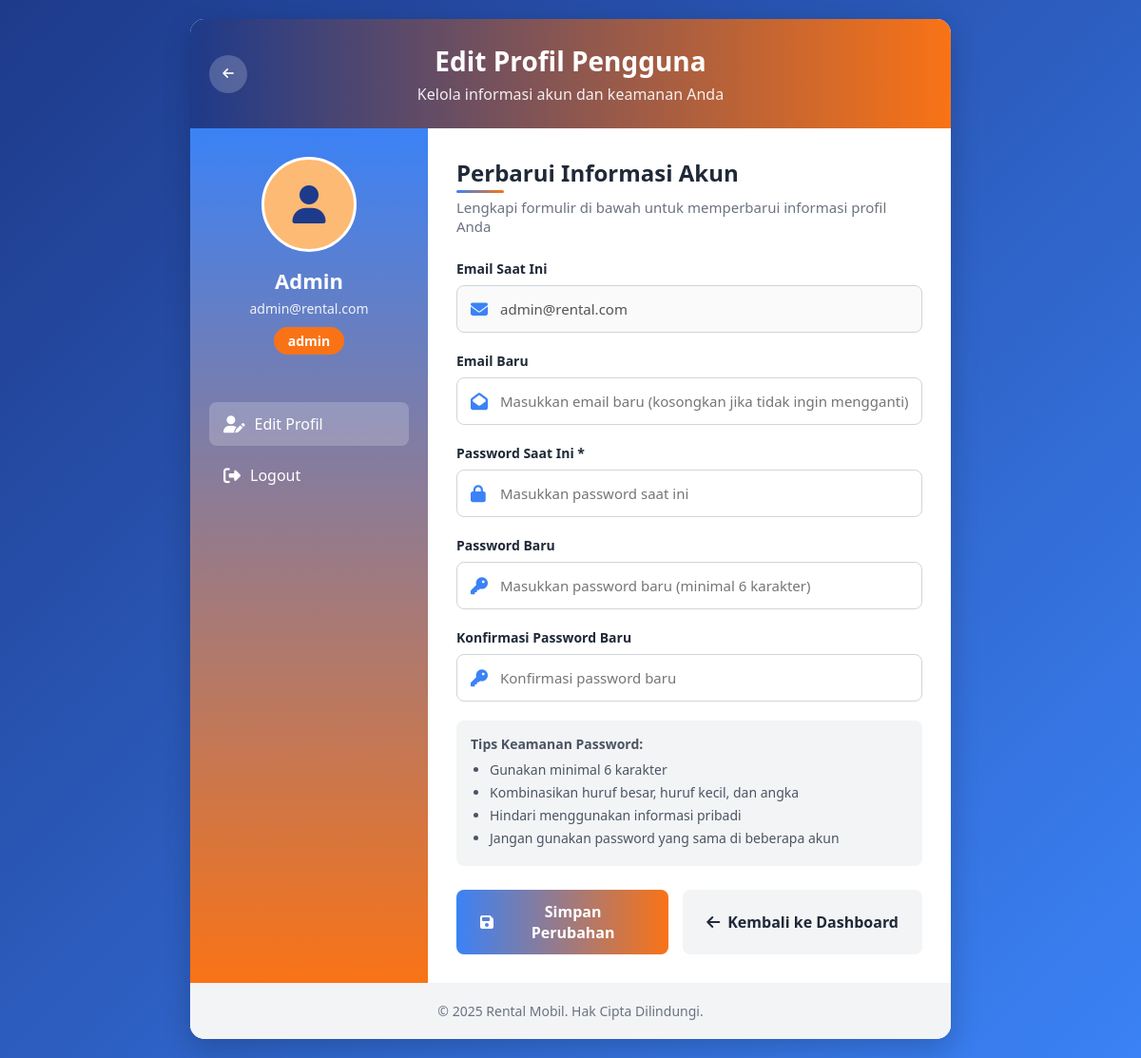
Screenshot of /profil.php (signed in) with the database file from the repository.
### tables this page shows
CREATE TABLE `users` (
  `id` int(11) NOT NULL,
  `name` varchar(100) DEFAULT NULL,
  `email` varchar(100) DEFAULT NULL,
  `password` varchar(255) DEFAULT NULL,
  `role` enum('admin','user') DEFAULT 'user'
);

### profil.php (the view, shortened to what this page needs)
<?php
$db = new Database();
$conn = $db->connect();
$user_id = $_SESSION['user']['id'];
$stmt = $conn->prepare("SELECT * FROM users WHERE id = :id");
$stmt->bindParam(':id', $user_id, PDO::PARAM_INT);
$stmt->execute();
$user = $stmt->fetch(PDO::FETCH_ASSOC);
?>
<!DOCTYPE html>
<html lang="id">
<head>
    <link rel="stylesheet" href="https://cdnjs.cloudflare.com/ajax/libs/font-awesome/6.4.0/css/all.min.css">
</head>
<body>
    <div class="container">
        <div class="header">
            <button class="back-btn" onclick="window.location.href='dashboard.php'">
                <i class="fas fa-arrow-left"></i>
            </button>
            <h1>Edit Profil Pengguna</h1>
            <p>Kelola informasi akun dan keamanan Anda</p>
        </div>
        <div class="content">
            <div class="sidebar">
                <div class="user-info">
                    <div class="user-icon">
                        <i class="fas fa-user"></i>
                    </div>
                    <h2><?= htmlspecialchars($user['name']) ?></h2>
                    <p><?= htmlspecialchars($user['email']) ?></p>
                    <span class="role-badge"><?= htmlspecialchars($user['role']) ?></span>
                </div>
                <div class="nav-links">
                    <a href="#" class="nav-link active">
                        <i class="fas fa-user-edit"></i> Edit Profil
                    <a href="logout.php" class="nav-link">
                        <i class="fas fa-sign-out-alt"></i> Logout
                    </a>
                </div>
            </div>
            <div class="form-container">
                <div class="form-header">
                    <h2>Perbarui Informasi Akun</h2>
                    <p>Lengkapi formulir di bawah untuk memperbarui informasi profil Anda</p>
                </div>
                <form method="POST">
                    <div class="form-group">
                        <label>Email Saat Ini</label>
                        <div class="input-with-icon">
                            <i class="fas fa-envelope input-icon"></i>
                            <input type="email" class="form-control" value="<?= htmlspecialchars($user['email']) ?>" disabled>
                        </div>
                    </div>
                    <div class="form-group">
                        <label>Email Baru</label>
                        <div class="input-with-icon">
                            <i class="fas fa-envelope-open input-icon"></i>
                            <input type="email" name="email_baru" class="form-control" placeholder="Masukkan email baru (kosongkan jika tidak ingin mengganti)">
                        </div>
                    </div>
                    <div class="form-group">
                        <label>Password Saat Ini *</label>
                        <div class="input-with-icon">
                            <i class="fas fa-lock input-icon"></i>
                            <input type="password" name="password_sekarang" class="form-control" placeholder="Masukkan password saat ini" required>
                        </div>
                    </div>
                    <div class="form-group">
                        <label>Password Baru</label>
                        <div class="input-with-icon">
                            <i class="fas fa-key input-icon"></i>
                            <input type="password" name="password_baru" class="form-control" placeholder="Masukkan password baru (minimal 6 karakter)">
                        </div>
                    </div>
                    <div class="form-group">
                        <label>Konfirmasi Password Baru</label>
                        <div class="input-with-icon">
                            <i class="fas fa-key input-icon"></i>
                            <input type="password" name="konfirmasi_password" class="form-control" placeholder="Konfirmasi password baru">
                        </div>
                    </div>
                    <div class="password-info">
                        <strong>Tips Keamanan Password:</strong>
                        <ul>
                            <li>Gunakan minimal 6 karakter</li>
                            <li>Kombinasikan huruf besar, huruf kecil, dan angka</li>
                            <li>Hindari menggunakan informasi pribadi</li>
                            <li>Jangan gunakan password yang sama di beberapa akun</li>
                        </ul>
                    </div>
                    <div class="btn-container">
                        <button type="submit" class="btn btn-primary">
                            <i class="fas fa-save"></i> Simpan Perubahan
                        </button>
                        <button type="button" class="btn btn-secondary" onclick="window.location.href='dashboard.php'">
                            <i class="fas fa-arrow-left"></i> Kembali ke Dashboard
                        </button>
                    </div>
                </form>
            </div>
        </div>
        <div class="footer">
            &copy; <?= date('Y') ?> Rental Mobil. Hak Cipta Dilindungi.
        </div>
    </div>
</body>
</html>

### profil.php (style rules this page uses)
* { margin: 0; padding: 0; box-sizing: border-box; font-family: 'Segoe UI', Tahoma, Geneva, Verdana, sans-serif; }
:root { --primary-blue: #1e3a8a; --secondary-blue: #3b82f6; --accent-orange: #f97316; --light-orange: #fdba74; --dark-gray: #1f2937; --light-gray: #f3f4f6; --white: #ffffff; }
body { background: linear-gradient(135deg, var(--primary-blue), var(--secondary-blue)); min-height: 100vh; display: flex; justify-content: center; align-items: center; padding: 20px; }
.container { max-width: 800px; width: 100%; background-color: var(--white); border-radius: 15px; overflow: hidden; box-shadow: 0 10px 30px rgba(0, 0, 0, 0.2); display: flex; flex-direction: column; }
.header { background: linear-gradient(90deg, var(--primary-blue), var(--accent-orange)); color: var(--white); padding: 25px 30px; text-align: center; position: relative; }
.header h1 { font-size: 28px; margin-bottom: 5px; }
.header p { font-size: 16px; opacity: 0.9; }
.back-btn { position: absolute; left: 20px; top: 50%; transform: translateY(-50%); background-color: rgba(255, 255, 255, 0.2); border: none; color: var(--white); width: 40px; height: 40px; border-radius: 50%; cursor: pointer; transition: all 0.3s; display: flex; align-items: center; justify-content: center; }
.content { display: flex; padding: 0; }
.sidebar { background: linear-gradient(to bottom, var(--secondary-blue), var(--accent-orange)); width: 250px; padding: 30px 20px; color: var(--white); display: flex; flex-direction: column; align-items: center; }
.user-info { text-align: center; margin-bottom: 30px; }
.user-icon { width: 100px; height: 100px; border-radius: 50%; background-color: var(--light-orange); display: flex; align-items: center; justify-content: center; margin: 0 auto 15px; font-size: 40px; color: var(--primary-blue); border: 3px solid var(--white); }
.user-info h2 { font-size: 22px; margin-bottom: 5px; }
.user-info p { font-size: 14px; opacity: 0.9; }
.role-badge { background-color: var(--accent-orange); padding: 5px 15px; border-radius: 20px; font-size: 14px; font-weight: 600; margin-top: 10px; display: inline-block; }
.nav-links { width: 100%; margin-top: 20px; }
.nav-link { display: flex; align-items: center; padding: 12px 15px; margin-bottom: 8px; border-radius: 8px; color: var(--white); text-decoration: none; transition: all 0.3s; }
.nav-link i { margin-right: 10px; font-size: 18px; }
.nav-link:hover, .nav-link.active { background-color: rgba(255, 255, 255, 0.2); }
.form-container { flex: 1; padding: 30px; }
.form-header { margin-bottom: 25px; }
.form-header h2 { font-size: 24px; color: var(--dark-gray); margin-bottom: 10px; position: relative; display: inline-block; }
.form-header h2::after { content: ''; position: absolute; bottom: -5px; left: 0; width: 50px; height: 3px; background: linear-gradient(90deg, var(--secondary-blue), var(--accent-orange)); border-radius: 3px; }
.form-header p { color: #6b7280; font-size: 15px; }
.form-group { margin-bottom: 20px; }
.form-group label { display: block; margin-bottom: 8px; font-weight: 600; color: var(--dark-gray); font-size: 14px; }
.input-with-icon { position: relative; }
.input-icon { position: absolute; left: 15px; top: 50%; transform: translateY(-50%); color: var(--secondary-blue); font-size: 18px; }
.form-control { width: 100%; padding: 14px 14px 14px 45px; border: 1px solid #d1d5db; border-radius: 8px; font-size: 15px; transition: all 0.3s; }
.btn-container { display: flex; gap: 15px; margin-top: 25px; }
.btn { padding: 12px 25px; border-radius: 8px; font-size: 16px; font-weight: 600; cursor: pointer; transition: all 0.3s; border: none; display: inline-flex; align-items: center; justify-content: center; }
.btn-primary { background: linear-gradient(90deg, var(--secondary-blue), var(--accent-orange)); color: var(--white); flex: 1; }
.btn-secondary { background-color: var(--light-gray); color: var(--dark-gray); }
.btn i { margin-right: 8px; }
.password-info { background-color: var(--light-gray); border-radius: 8px; padding: 15px; margin-top: 15px; font-size: 14px; color: #4b5563; }
.password-info ul { padding-left: 20px; margin-top: 8px; }
.password-info li { margin-bottom: 5px; }
.footer { text-align: center; padding: 20px; background-color: var(--light-gray); color: #6b7280; font-size: 14px; }

### rows the page displays
users: name "Admin", email "admin@rental.com", role "admin"
